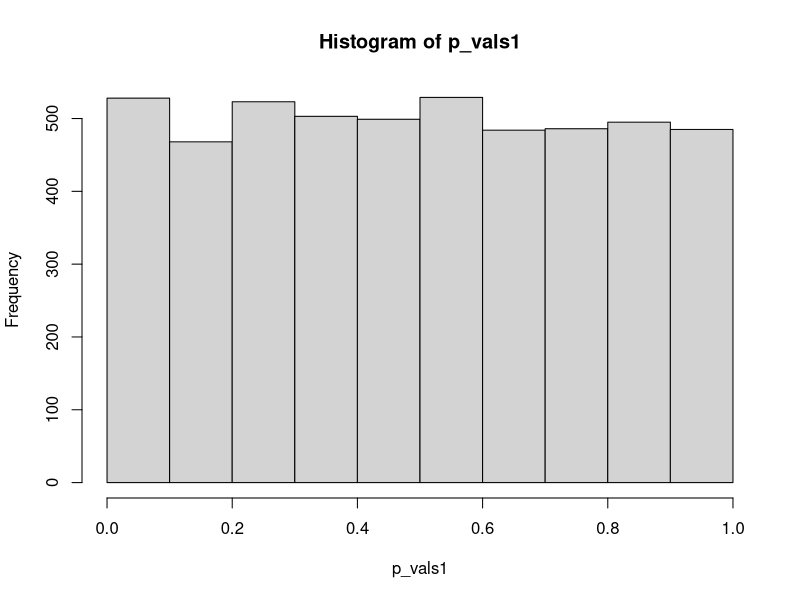
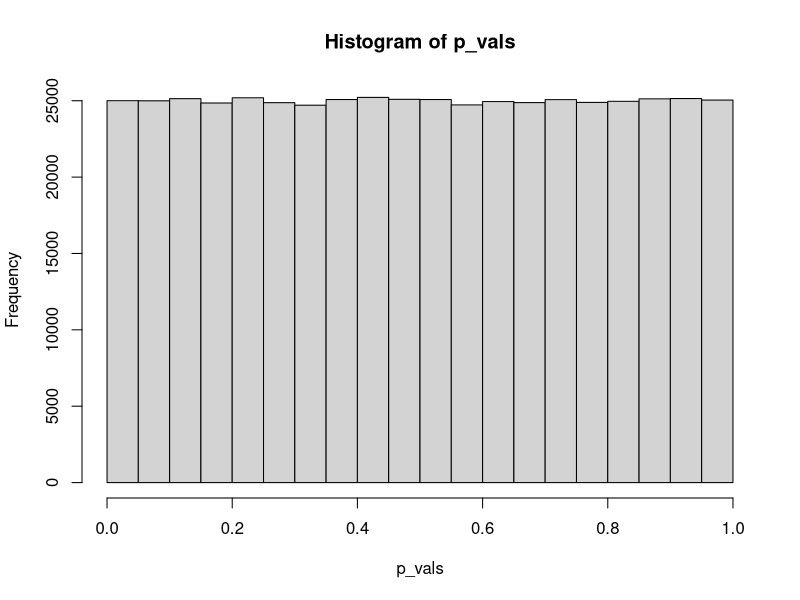
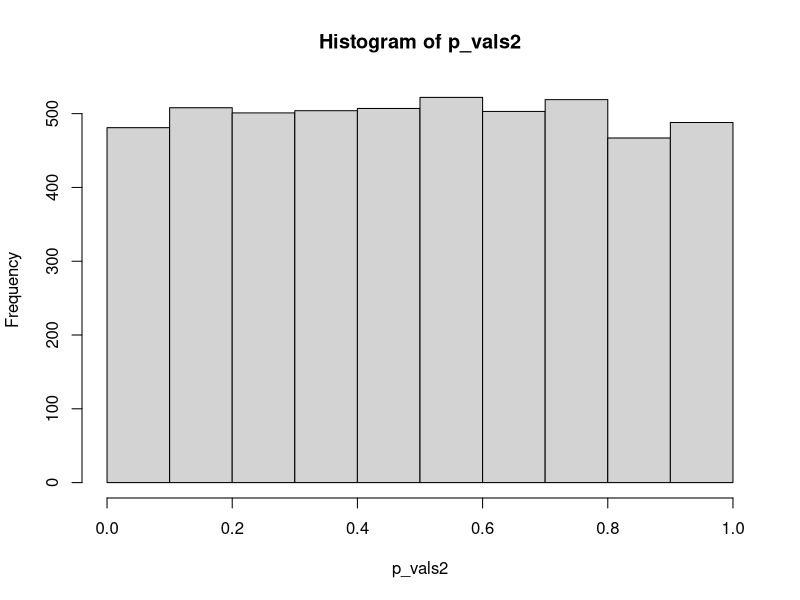
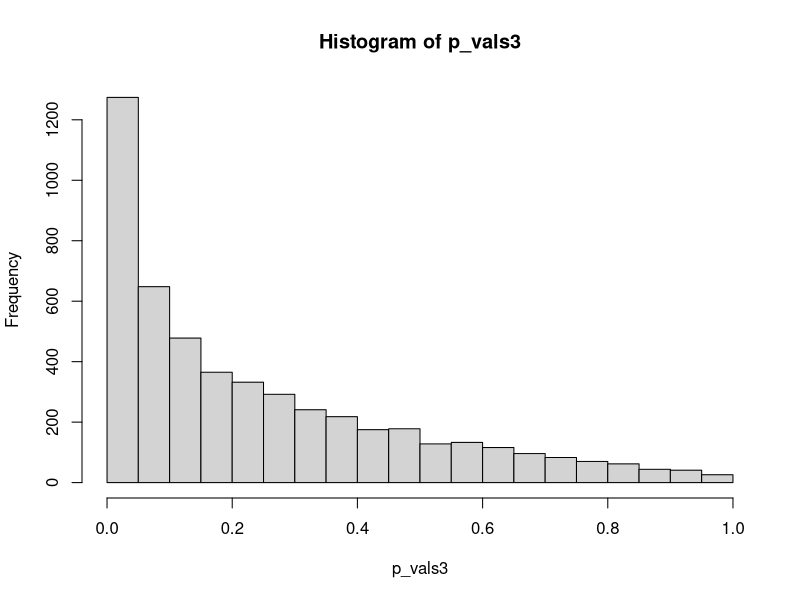
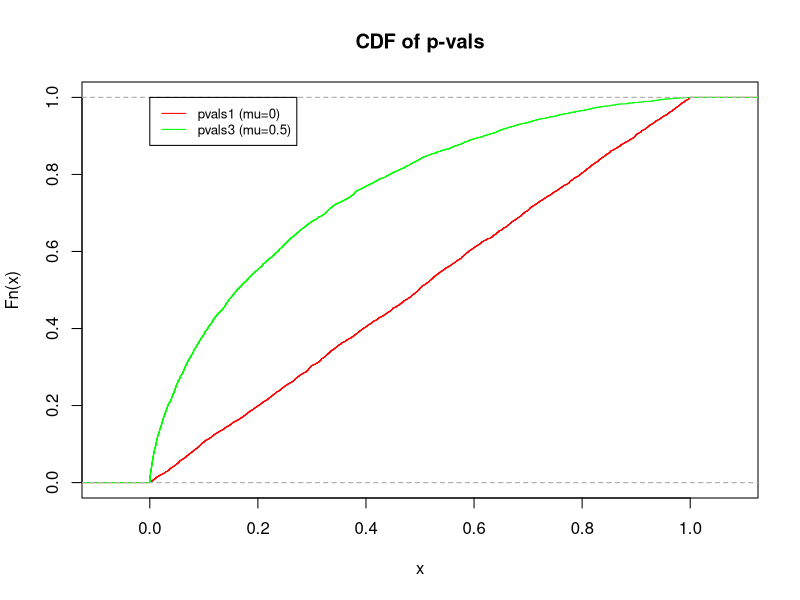
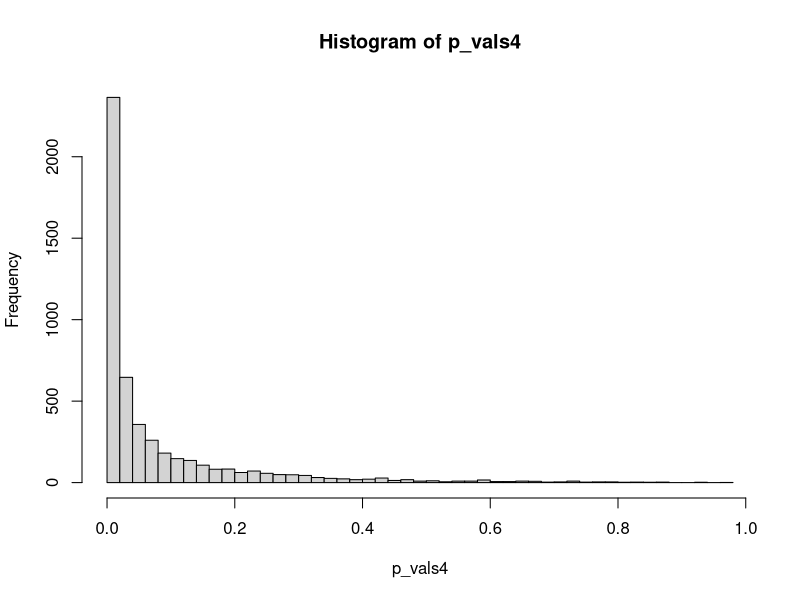
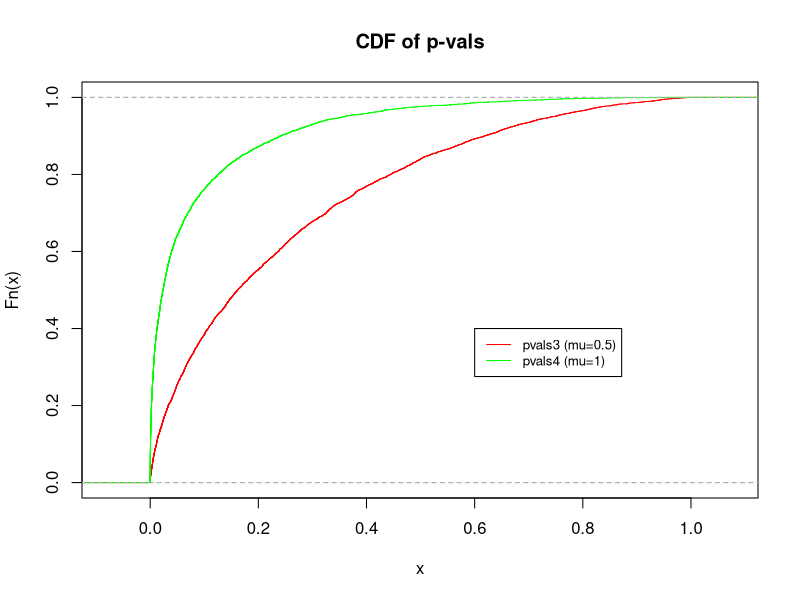
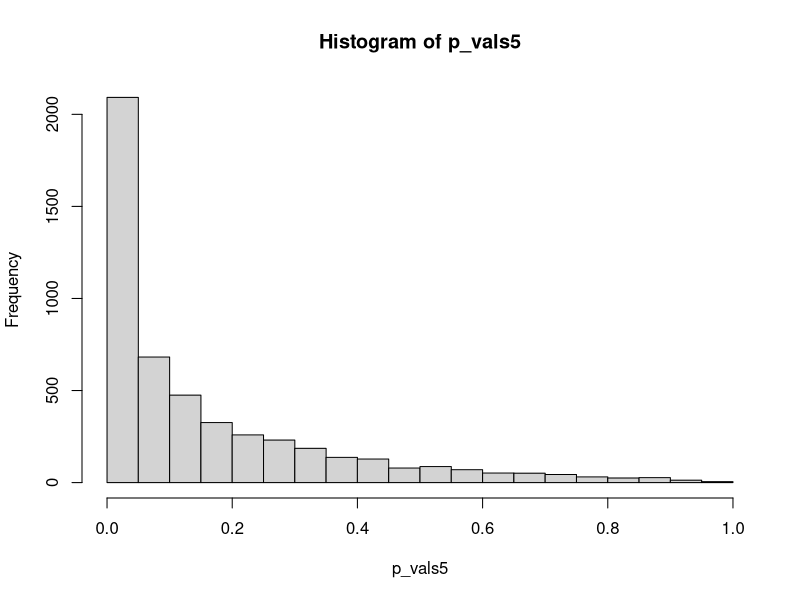

Generate these figures, in order, with R:
## ---- chunk 1
mu <- 0
sd <- 2
n <- 16
iterations <- 5000

# Simulate 5000 tests, each with 16 samples, assuming H0 is correct meaning, x_avg~N(0,2^2)
means <- rnorm(iterations, mu, sd/sqrt(n))

# Calculate the z-score for each simulation
Z = (means-mu)/(sd/sqrt(n))

# Calculate the p-values
p_vals1 <- pnorm(Z, lower.tail = FALSE)

hist(p_vals1)
## ---- chunk 2
mu <- 0
sd <- 2
n <- 16

# Simulate 5000 tests, each with 16 samples, assuming H0 is correct meaning, x_avg~N(0,2^2)
means <- rnorm(500000, mu, sd/sqrt(n))

# Calculate the z-score for each simulation
Z = (means-mu)/(sd/sqrt(n))

# Calculate the p-values
p_vals <- pnorm(Z, lower.tail = FALSE)

hist(p_vals)
## ---- chunk 3
length(p_vals1[p_vals1<0.1])/iterations
## ---- chunk 4
mu <- 0
sd <- 2
n <- 32
iterations <- 5000

# Simulate 5000 tests, each with 16 samples, assuming H0 is correct meaning, x_avg~N(0,2^2)
means <- rnorm(iterations, mu, sd/sqrt(n))

# Calculate the z-score for each simulation
Z = (means-mu)/(sd/sqrt(n))

# Calculate the p-values
p_vals2 <- pnorm(Z, lower.tail = FALSE)

hist(p_vals2)
## ---- chunk 5
mu <- 0.5
sd <- 2
n <- 16
iterations <- 5000

# Simulate 5000 tests, each with 16 samples, assuming \mu=0.5 meaning, x_avg~N(0.5,2^2)
means <- rnorm(iterations, mu, sd/sqrt(n))

# Calculate the z-score for each simulation
Z = (means-0)/(sd/sqrt(n))

# Calculate the p-values
p_vals3 <- pnorm(Z, lower.tail = FALSE)

hist(p_vals3, breaks = 20)
## ---- chunk 6
plot(ecdf(p_vals1),col='red', main='CDF of p-vals')
lines(ecdf(p_vals3),col='green')
legend(0, 1, legend=c('pvals1 (mu=0)', 'pvals3 (mu=0.5)'), col=c("red", "green"), lty=1, cex=0.8)
## ---- chunk 7
length(p_vals3[p_vals3<0.1])/iterations
## ---- chunk 8
1-pnorm(0.282)
## ---- chunk 9
mu <- 1
sd <- 2
n <- 16
iterations <- 5000

# Simulate 5000 tests, each with 16 samples, assuming mu=1 meaning, x_avg~N(1,2^2)
means <- rnorm(iterations, mu, sd/sqrt(n))

# Calculate the z-score for each simulation
Z = (means-0)/(sd/sqrt(n))

# Calculate the p-values
p_vals4 <- pnorm(Z, lower.tail = FALSE)

hist(p_vals4, breaks=40)
## ---- chunk 10
plot(ecdf(p_vals3),col='red', main='CDF of p-vals')
lines(ecdf(p_vals4),col='green')
legend(0.6, 0.4, legend=c('pvals3 (mu=0.5)', 'pvals4 (mu=1)'), col=c("red", "green"), lty=1, cex=0.8)
## ---- chunk 11
length(p_vals4[p_vals4<0.1])/iterations
## ---- chunk 12
pnorm(0.718)
## ---- chunk 13
mu <- 0.5
sd <- 2
n <- 32
iterations <- 5000

# Simulate 5000 tests, each with 32 samples, assuming mu=0.5 meaning, x_avg~N(0.5,2^2)
means <- rnorm(iterations, mu, sd/sqrt(n))

# Calculate the z-score for each simulation
Z = (means-0)/(sd/sqrt(n))

# Calculate the p-values
p_vals5 <- pnorm(Z, lower.tail = FALSE)

hist(p_vals5, breaks=30)
## ---- chunk 14
plot(ecdf(p_vals3),col='red', main='CDF of p-vals')
lines(ecdf(p_vals5),col='green')
legend(0.6, 0.4, legend=c('pvals3 (n=16)', 'pvals5 (n=32)'), col=c("red", "green"), lty=1, cex=0.8)
## ---- chunk 15
length(p_vals5[p_vals5<0.1])/iterations
